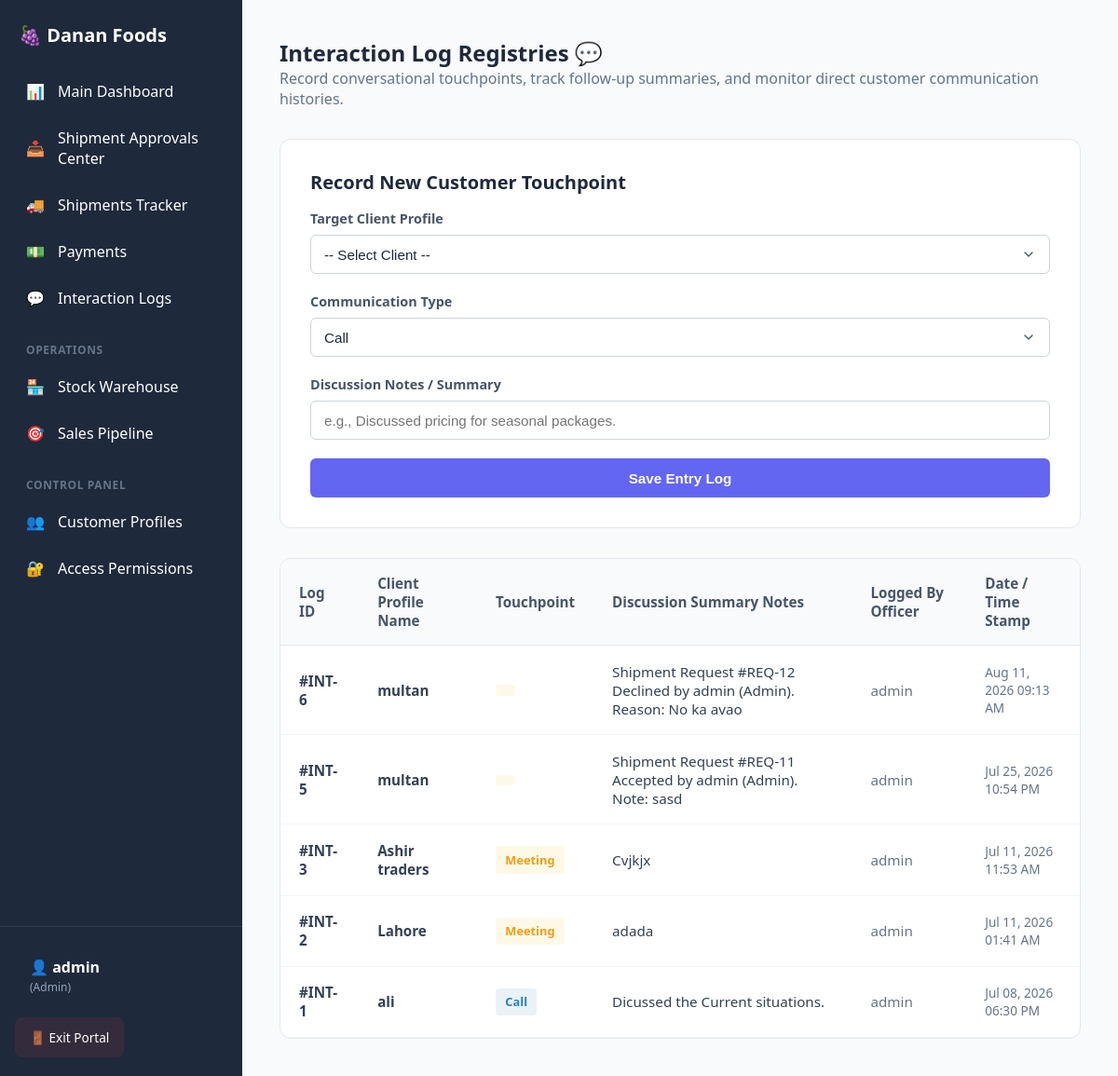
Page /interactions.php (signed in) on the committed database.
### tables this page shows
CREATE TABLE `interactions` (
  `id` int(11) NOT NULL,
  `customer_id` int(11) NOT NULL,
  `staff_id` int(11) NOT NULL,
  `type` enum('Call','Email','Meeting') NOT NULL,
  `notes` text NOT NULL,
  `interaction_date` timestamp NULL DEFAULT current_timestamp()
);

### interactions.php (the view, shortened to what this page needs)
<?php
require_once 'config/db.php';
require_once 'includes/header.php';
$current_role = $_SESSION['role'] ?? 'Support';
$is_admin_or_manager = ($current_role === 'Admin' || $current_role === 'Manager');
$interactions = [];
try {
    if ($is_admin_or_manager) {
        $sql = "SELECT i.*,
                       COALESCE(c.full_name, c.username, 'Guest/System') as customer_name,
                       COALESCE(u.username, 'System') as staff_name
                FROM interactions i
                LEFT JOIN customers c ON i.customer_id = c.id
                LEFT JOIN users u ON i.staff_id = u.id
                ORDER BY i.interaction_date DESC";
        $stmt = $pdo->prepare($sql);
        $stmt->execute();
        $interactions = $stmt->fetchAll();
    }
} catch (Exception $e) {
    $message = "<div class='alert alert--danger' style='padding: 1rem; margin-bottom: 1rem; border-radius: 6px; background-color: #fee2e2; color: #991b1b;'>Error loading history: " . htmlspecialchars($e->getMessage()) . "</div>";
}
?>
<div class="dashboard-header" style="margin-bottom: 2rem;">
    <h2 class="section-title" style="color: var(--primary-color);">
        <?php echo $is_admin_or_manager ? 'Interaction Log Registries 💬' : 'My Communication History 💬'; ?>
    </h2>
    <p style="color: #64748b;">
        <?php echo $is_admin_or_manager ? 'Record conversational touchpoints, track follow-up summaries, and monitor direct customer communication histories.' : 'View updates, approval notes, and conversation logs regarding your requests.'; ?>
    </p>
</div>
<?php if ($is_admin_or_manager): ?>
<div class="action-panel" style="margin-bottom: 2rem;">
    <div class="action-panel__title" style="margin-bottom: 1rem; font-weight: 600; color: var(--primary-color);">Record New Customer Touchpoint</div>
    <form action="interactions.php" method="POST" style="display: grid; grid-template-columns: repeat(auto-fit, minmax(200px, 1fr)) auto; gap: 1.25rem; align-items: end;">
        <div class="form-group" style="margin: 0;">
            <label>Target Client Profile</label>
            <select name="customer_id" class="form-control" required style="cursor: pointer; width: 100%; padding: 0.6rem; border-radius: 6px; border: 1px solid #cbd5e1;">
                <option value="">-- Select Client --</option>
            </select>
        </div>
        <div class="form-group" style="margin: 0;">
            <label>Communication Type</label>
            <select name="type" class="form-control" required style="cursor: pointer; width: 100%; padding: 0.6rem; border-radius: 6px; border: 1px solid #cbd5e1;">
                <option value="Call">Call</option>
            </select>
        </div>
        <div class="form-group" style="margin: 0; min-width: 280px;">
            <label>Discussion Notes / Summary</label>
            <input type="text" name="notes" class="form-control" required placeholder="e.g., Discussed pricing for seasonal packages." style="width: 100%; padding: 0.6rem; border-radius: 6px; border: 1px solid #cbd5e1;">
        </div>
        <button type="submit" class="btn btn--primary" style="height: 42px; padding: 0 1.5rem; font-weight: 600; display: inline-flex; align-items: center; justify-content: center;">Save Entry Log</button>
    </form>
</div>
<?php endif; ?>
<div class="data-table-wrapper desktop-view">
    <table class="data-table">
        <thead>
            <tr>
                <th class="data-table__th">Log ID</th>
                <?php if ($is_admin_or_manager): ?>
                    <th class="data-table__th">Client Profile Name</th>
                <?php endif; ?>
                <th class="data-table__th">Touchpoint</th>
                <th class="data-table__th">Discussion Summary Notes</th>
                <th class="data-table__th">Logged By Officer</th>
                <th class="data-table__th">Date / Time Stamp</th>
            </tr>
        </thead>
        <tbody>
            <?php if(count($interactions) > 0): foreach($interactions as $log): ?>
            <tr class="data-table__tr">
                <td class="data-table__td" style="font-weight: 600;">#INT-<?php echo $log['id']; ?></td>
                <?php if ($is_admin_or_manager): ?>
                    <td class="data-table__td"><strong><?php echo htmlspecialchars($log['customer_name']); ?></strong></td>
                <?php endif; ?>
                <td class="data-table__td">
                    <span style="font-weight:600; padding: 0.35rem 0.65rem; border-radius: 4px; font-size: 0.8rem; display: inline-block; text-align: center;
                        background-color: <?php echo $log['type'] === 'Call' ? '#eaf2f8; color:#2980b9;' : ($log['type'] === 'Email' ? '#e8f8f5; color:#2ecc71;' : '#fef9e7; color:#f39c12;'); ?>">
                        <?php echo htmlspecialchars($log['type']); ?>
                    </span>
                </td>
                <td class="data-table__td"><?php echo nl2br(htmlspecialchars($log['notes'])); ?></td>
                <td class="data-table__td" style="color:#64748b; font-weight: 500;"><?php echo htmlspecialchars($log['staff_name']); ?></td>
                <td class="data-table__td" style="font-size:0.85rem; color:#64748b;"><?php echo date('M d, Y h:i A', strtotime($log['interaction_date'])); ?></td>
            </tr>
            <?php endforeach; endif; ?>
        </tbody>
    </table>
</div>
<?php require_once 'includes/footer.php'; ?>

### assets/css/style.css (style rules this page uses)
:root { --primary-color: #1e293b; --accent-color: #6366f1; --success-color: #10b981; --warning-color: #f59e0b; --danger-color: #ef4444; --bg-color: #f8fafc; --sidebar-width: 260px; --topbar-height: 60px; }
* { box-sizing: border-box; margin: 0; padding: 0; }
body { min-height: 100vh; font-family: system-ui, -apple-system, sans-serif; background-color: var(--bg-color) !important; color: #334155; overflow-x: hidden; display: flex; margin: 0; }
.action-panel { background: white; padding: 2rem; border-radius: 12px; border: 1px solid #e2e8f0; margin-bottom: 2.5rem; }
.action-panel__title { margin-bottom: 1.5rem; color: var(--primary-color); font-size: 1.25rem; font-weight: 700; }
.data-table-wrapper { width: 100%; overflow-x: auto; background: white; border-radius: 12px; border: 1px solid #e2e8f0; margin-top: 1.5rem; }
.data-table { width: 100%; border-collapse: collapse; font-size: 0.95rem; text-align: left; }
.data-table__th { background: #f8fafc; color: #475569; padding: 1rem 1.25rem; border-bottom: 1px solid #e2e8f0; font-weight: 600; }
.data-table__td { padding: 1.1rem 1.25rem; border-bottom: 1px solid #f1f5f9; color: #334155; }
.form-group { margin-bottom: 1.25rem; }
.form-group label { display: block; font-weight: 600; margin-bottom: 0.5rem; color: #475569; font-size: 0.9rem; }
.form-control { width: 100%; height: 42px; padding: 0.65rem 0.875rem !important; border: 1px solid #cbd5e1 !important; border-radius: 6px !important; font-size: 0.95rem !important; background-color: #ffffff !important; color: #1e293b !important; box-shadow: inset 0 1px 2px rgba(0,0,0,0.02); box-sizing: border-box !important; transition: border-color 0.15s ease, box-shadow 0.15s ease; }
select.form-control { appearance: none !important; -webkit-appearance: none !important; -moz-appearance: none !important; background-repeat: no-repeat !important; background-position: right 0.85rem center !important; background-size: 1rem !important; padding-right: 2.5rem !important; cursor: pointer; }
.btn { display: inline-flex; align-items: center; justify-content: center; height: 42px; padding: 0.65rem 1.25rem !important; font-weight: 600 !important; border-radius: 6px !important; cursor: pointer !important; border: none !important; font-size: 0.95rem !important; text-align: center; text-decoration: none !important; box-sizing: border-box !important; transition: all 0.15s ease !important; }
.btn--primary { background-color: var(--accent-color) !important; color: white !important; }

### interactions.php (style rules this page uses)
.desktop-view { display: block !important; }
.desktop-view .data-table { display: table !important; width: 100% !important; }

### rows in the picture
interactions: id "6", customer_name "multan", notes "Shipment Request #REQ-12 Declined by admin (Admin). Reason: No ka avao", staff_name "admin", interaction_date "Aug 11, 2026 09:13 AM"
interactions: id "5", customer_name "multan", notes "Shipment Request #REQ-11 Accepted by admin (Admin). Note: sasd", staff_name "admin", interaction_date "Jul 25, 2026 10:54 PM"
interactions: id "3", customer_name "Ashir traders", type "Meeting", notes "Cvjkjx", staff_name "admin", interaction_date "Jul 11, 2026 11:53 AM"
interactions: id "2", customer_name "Lahore", type "Meeting", notes "adada", staff_name "admin", interaction_date "Jul 11, 2026 01:41 AM"
interactions: id "1", customer_name "ali", type "Call", notes "Dicussed the Current situations.", staff_name "admin", interaction_date "Jul 08, 2026 06:30 PM"

### other values in the picture
$username "admin"
$current_role "Admin"
